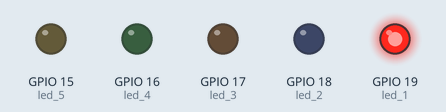
Bench run of a program on a simulated ESP32 board running MicroPython. Parts: output pins drawn as LEDs (lit = HIGH). Wiring (from the project's diagram.json): yellow LED on GPIO 15, green LED on GPIO 16, orange LED on GPIO 17, blue LED on GPIO 18, red LED on GPIO 19.

Above: at 0.5 s.
At 1.5 s:
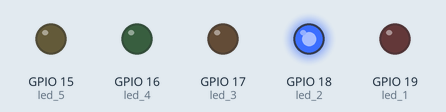
At 2.5 s:
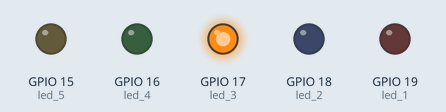
At 3.5 s:
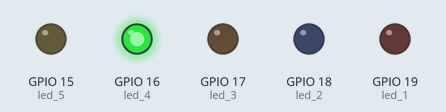
At 4.5 s:
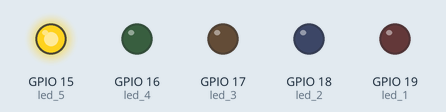
Timing chart, 0 to 6.6 s (numbered marks = the images above):
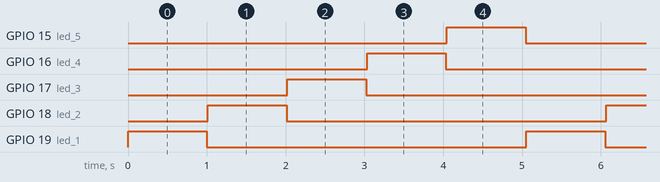

Measured:
- by itself, GPIO 15 (led_5), GPIO 16 (led_4), GPIO 17 (led_3), GPIO 18 (led_2), GPIO 19 (led_1): alternates HIGH for 1.0 s and LOW for 4.1 s
- by itself, everything shown: repeats every 5.1 s, in 10 steps

The program:

on_off_for_5_led_one_by_one.py
```python
# import librart
from machine import Pin
import time
# set led pin
led_1 = Pin(19, Pin.OUT)
led_2 = Pin(18, Pin.OUT)
led_3 = Pin(17, Pin.OUT)
led_4 = Pin(16, Pin.OUT)
led_5 = Pin(15, Pin.OUT)
# list of led
led_list = [led_1, led_2, led_3, led_4, led_5]
# loop for on and off
while True:
    for led in led_list:
        led.on() # light on
        time.sleep(1) # delay
        led.off() # light off
        time.sleep_ms(11) # delay
```
